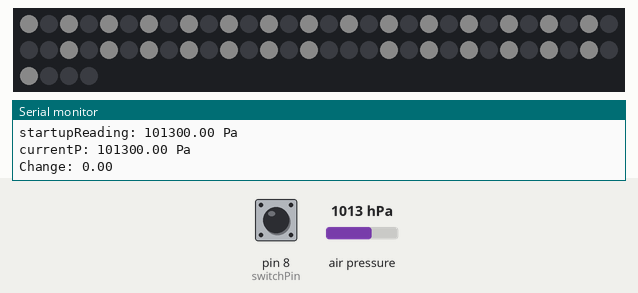
Bench run of a sketch on a simulated Arduino Uno, built with avr-gcc and run on an emulated ATmega328P. Shown: 64 RGB LEDs in strip order, left to right, continuing on the next row, the last lines printed to the serial monitor. Inputs (shaded band) come from the test bench; at power-on: air pressure 1013 hPa, pin 8 (switchPin) HIGH. Dim RGB values are drawn brighter than linear.

Above: at 1.2 s.
1.3 s: air pressure set to 952 hPa
3.8 s: pin 8 (switchPin) pulled LOW for 2.15 s
At 7.3 s:
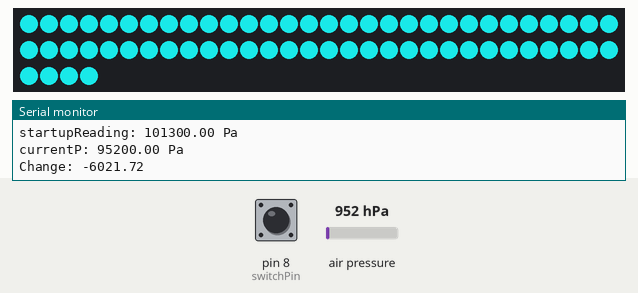
7.4 s: pin 8 (switchPin) pulled LOW for 2.15 s
At 9.6 s:
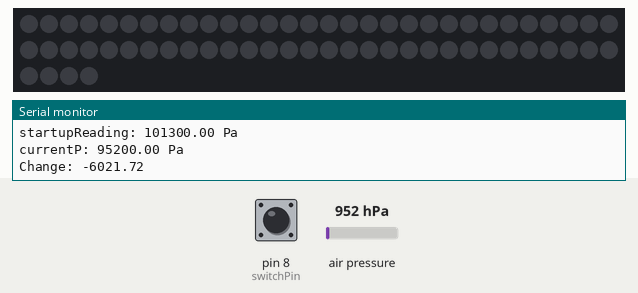
11.0 s: air pressure set to 1025 hPa
16.7 s: air pressure set to 1048 hPa
20.1 s: air pressure set to 1025 hPa
At 21.12 s:
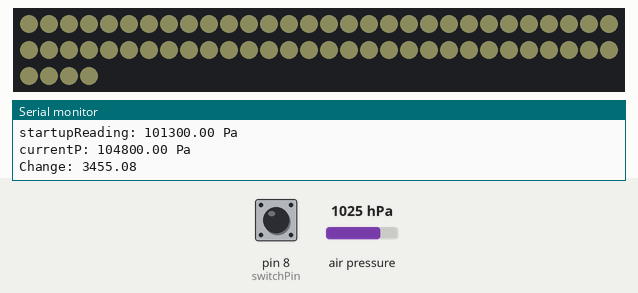
At 24.9 s:
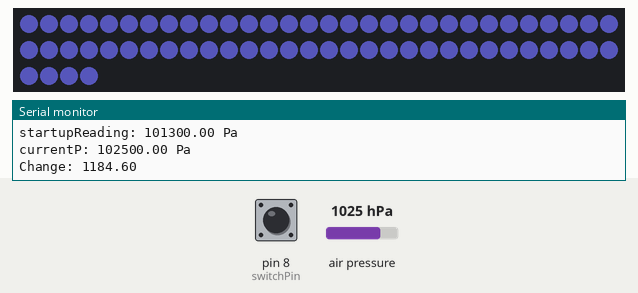

Measured:
- after the input at 20.1 s, the LEDs: first differ from a run without the input after 1.1 s (image 4 shows a later state)

The sketch:

tentduino.ino
```cpp
/*
  Fair Weather Tent aka Tentduino by Craig Cannon

  Use an arduino, barometer, and LED strip to
  create a cool light display that indicates
  incoming pressure systems, i.e. weather.

  Jan 2013

  http://craigrcannon.com

*/

#include <Wire.h>
// barometer library from adafruit https://github.com/adafruit/Adafruit-BMP085-Library
#include <Adafruit_BMP085.h>
// LED library from adafruit https://github.com/adafruit/LPD8806
#include "LPD8806.h"
#include "SPI.h"

int dataPin = 2;
int clockPin = 3;
int switchPin = 8;
boolean lastButton = LOW;
boolean currentButton = LOW;
boolean lightSwitch = false;
int i = 0;
boolean firstLoop = true;
double startupReading = 0;
int stripRed = 5;
int stripGreen = 5;
int stripBlue = 5;

// I have a 2m strip with 64 LEDs in total
LPD8806 strip = LPD8806(64, dataPin, clockPin);

Adafruit_BMP085 bmp;

void setup() {
  Serial.begin(9600);
  pinMode(switchPin, INPUT);
  if (!bmp.begin()) {
	Serial.println("Could not find a valid BMP085 sensor, check wiring!");
	while (1) {}
  }
    // Start up the LED strip
  strip.begin();

  // Update the strip, to start they are all 'off'
  strip.show();

}

boolean debounce(boolean last)
{
  boolean current = digitalRead(switchPin);
  if (last != current)
  {
    delay(5);
    current = digitalRead(switchPin);
  }
  return current;
}

void loop() {
    currentButton = debounce(lastButton);

    // checking to see if switch if flipped
    if (lastButton == LOW && currentButton == HIGH)
    {
      Serial.println();
      Serial.println("SWITCH FLIPPED");
      lightSwitch = !lightSwitch;
    }

    // reading and setting initial air pressure
    initialP();
    // reading current air pressure
    double currentP = bmp.readPressure();
    // finding change between the air pressure on start and the current
    // multiplying by 100000 to make the numbers easier to work with
    double deltaP = (currentP - startupReading)/startupReading * 100000;

    // this is for viewing the live data in the serial monitor
    Serial.println();
    Serial.print("startupReading: ");
    Serial.print(startupReading);
    Serial.print(" Pa");
    Serial.println();
    Serial.print("currentP: ");
    Serial.print(currentP);
    Serial.print(" Pa");
    Serial.println();
    Serial.print("Change: ");
    Serial.print(deltaP);
    Serial.println();

    if (lightSwitch == true)
    {
      // white LEDs on hitting the switch
      while (i < 1) {
      dither(strip.Color(5,5,5), 25);
      i++;
      }
      // the three IF statements below control the LED colors
      // using the deltaP variable, they color the LEDs BLUE, RED,
      // or WHITE. the brightness of the color depends on how much of a change
      // the current pressure is from the pressure on startup.
      // the stripRed, stripGreen, and stripBlue variables are used to adjust the R,G,B
      // values of the LED strip as the brightness increases so the strip glows more
      // white-red or white-blue instead of just bright red or blue.

      // if the change in pressure is positive, LEDs are BLUE
      if (deltaP > 0) {
        deltaP = deltaP + 5;
        stripRed = 5 + deltaP/3;
        stripGreen = 5 + deltaP/3;
        dither(strip.Color(stripRed, stripGreen, deltaP), 25);
        delay (10);
      }
      // if the change in pressure is negative, LEDs are RED
      if (deltaP < 0) {
        deltaP = (deltaP * -1) + 5;
        stripGreen = 5 + deltaP/3;
        stripBlue = 5 + deltaP/3;
        dither(strip.Color(deltaP, stripGreen, stripBlue), 25);
        delay (10);
      }
      // if the change in pressure is 0, LEDs are WHITE
      if (deltaP == 0)
      {
        Serial.print("Zero");
        Serial.println();
        dither(strip.Color(10, 10, 10), 10);
        delay (10);
      }

    }

    // if the button is pressed to turn off the lights
    // this is the power-down light sequence
    if (lightSwitch == false)
    {
      i = 63;
      while (i < 64 && i > -1) {
      strip.setPixelColor(i, 0, 0, 0);
      strip.show();
      i--;
      }
    }

    lastButton = currentButton;
    delay(100);
}

// this collects and stores the air pressure on startup
void initialP()
  {
    if (firstLoop == true)
    {
    startupReading = bmp.readPressure();
    firstLoop = false;
    }
  }

// this is from adafruit
// I think the only adjustment I made was removing a delay at the end
//
// An "ordered dither" fills every pixel in a sequence that looks
// sparkly and almost random, but actually follows a specific order.
void dither(uint32_t c, uint8_t wait) {

  // Determine highest bit needed to represent pixel index
  int hiBit = 0;
  int n = strip.numPixels() - 1;
  for(int bit=1; bit < 0x8000; bit <<= 1) {
    if(n & bit) hiBit = bit;
  }

  int bit, reverse;
  for(int i=0; i<(hiBit << 1); i++) {
    // Reverse the bits in i to create ordered dither:
    reverse = 0;
    for(bit=1; bit <= hiBit; bit <<= 1) {
      reverse <<= 1;
      if(i & bit) reverse |= 1;
    }
    strip.setPixelColor(reverse, c);
    strip.show();
    delay(wait);
  }
}
```
